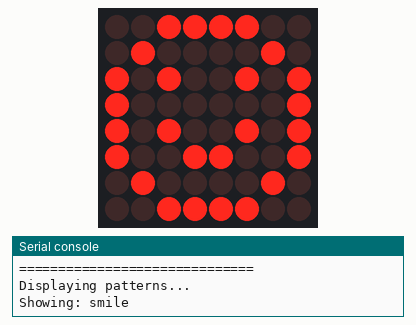
Recording of a program running on a simulated Raspberry Pi Pico running MicroPython. Parts: 8×8 LED matrix, the last lines printed to the serial console.

Above: at 0.1 s.
At 2.1 s:
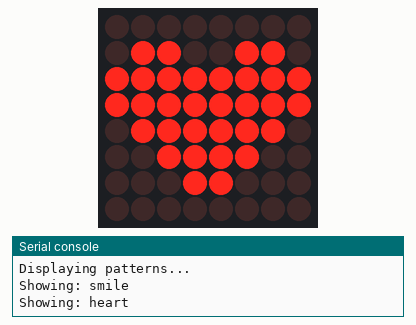
At 4.1 s:
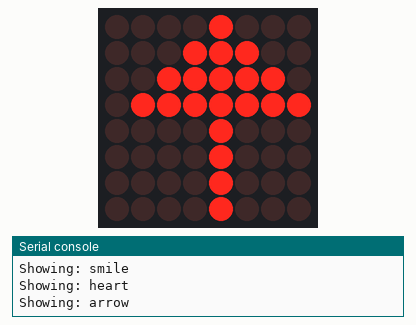
At 6.1 s:
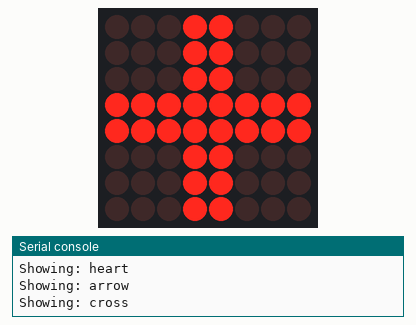
At 8.16 s:
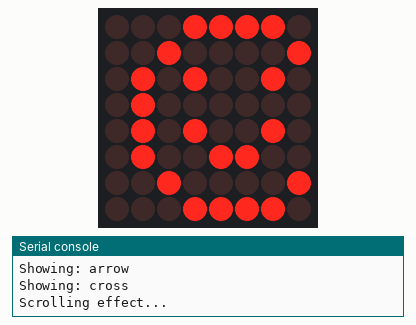
At 9.57 s:
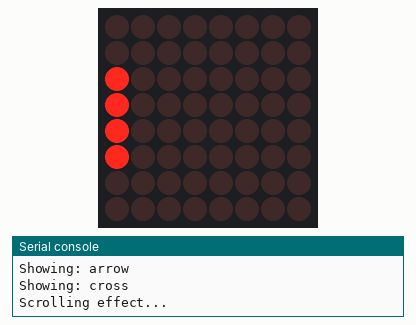

Measured:
- by itself, everything shown: repeats every 9.6 s, in 20 steps
- what the display in image 1 shows lasts 2.0 s, from 2.0 s to 4.0 s

The program:

led_matrix_max7219.py
```python
from machine import Pin, SoftSPI
import time

class MAX7219:
    """Simple MAX7219 8x8 LED matrix driver"""

    def __init__(self, spi, cs_pin):
        self.spi = spi
        self.cs = Pin(cs_pin, Pin.OUT)
        self.cs.value(1)
        self.init_display()

    def write_register(self, register, data):
        """Write to MAX7219 register"""
        self.cs.value(0)
        self.spi.write(bytearray([register, data]))
        self.cs.value(1)

    def init_display(self):
        """Initialize the MAX7219"""
        self.write_register(0x09, 0x00)  # Decode mode: no decode
        self.write_register(0x0A, 0x03)  # Intensity: medium
        self.write_register(0x0B, 0x07)  # Scan limit: all digits
        self.write_register(0x0C, 0x01)  # Shutdown: normal operation
        self.write_register(0x0F, 0x00)  # Display test: off
        self.clear()

    def clear(self):
        """Clear the display"""
        for row in range(1, 9):
            self.write_register(row, 0x00)

    def set_row(self, row, data):
        """Set a row (1-8) with 8-bit data"""
        if 1 <= row <= 8:
            self.write_register(row, data)

    def draw_pattern(self, pattern):
        """Draw an 8x8 pattern (list of 8 bytes)"""
        for i, row_data in enumerate(pattern):
            self.set_row(i + 1, row_data)

def main():
    """Main LED matrix example"""
    print("MAX7219 8x8 LED Matrix Example")
    print("=" * 30)

    # Initialize SPI
    spi = SoftSPI(baudrate=1000000, polarity=0, phase=0,
                  sck=Pin(18), mosi=Pin(19), miso=Pin(16))

    # Initialize MAX7219
    matrix = MAX7219(spi, cs_pin=17)

    # Define some patterns
    patterns = {
        'smile': [
            0b00111100,
            0b01000010,
            0b10100101,
            0b10000001,
            0b10100101,
            0b10011001,
            0b01000010,
            0b00111100
        ],
        'heart': [
            0b00000000,
            0b01100110,
            0b11111111,
            0b11111111,
            0b01111110,
            0b00111100,
            0b00011000,
            0b00000000
        ],
        'arrow': [
            0b00001000,
            0b00011100,
            0b00111110,
            0b01111111,
            0b00001000,
            0b00001000,
            0b00001000,
            0b00001000
        ],
        'cross': [
            0b00011000,
            0b00011000,
            0b00011000,
            0b11111111,
            0b11111111,
            0b00011000,
            0b00011000,
            0b00011000
        ]
    }

    print("Displaying patterns...")

    try:
        while True:
            for name, pattern in patterns.items():
                print(f"Showing: {name}")
                matrix.draw_pattern(pattern)
                time.sleep(2)

            # Scrolling text effect
            print("Scrolling effect...")
            for shift in range(16):
                shifted_pattern = []
                for row in patterns['smile']:
                    if shift < 8:
                        shifted_pattern.append(row >> shift)
                    else:
                        shifted_pattern.append(row << (shift - 8))
                matrix.draw_pattern(shifted_pattern)
                time.sleep(0.1)

    except KeyboardInterrupt:
        matrix.clear()
        print("\nLED matrix example stopped")

if __name__ == "__main__":
    main()
```
